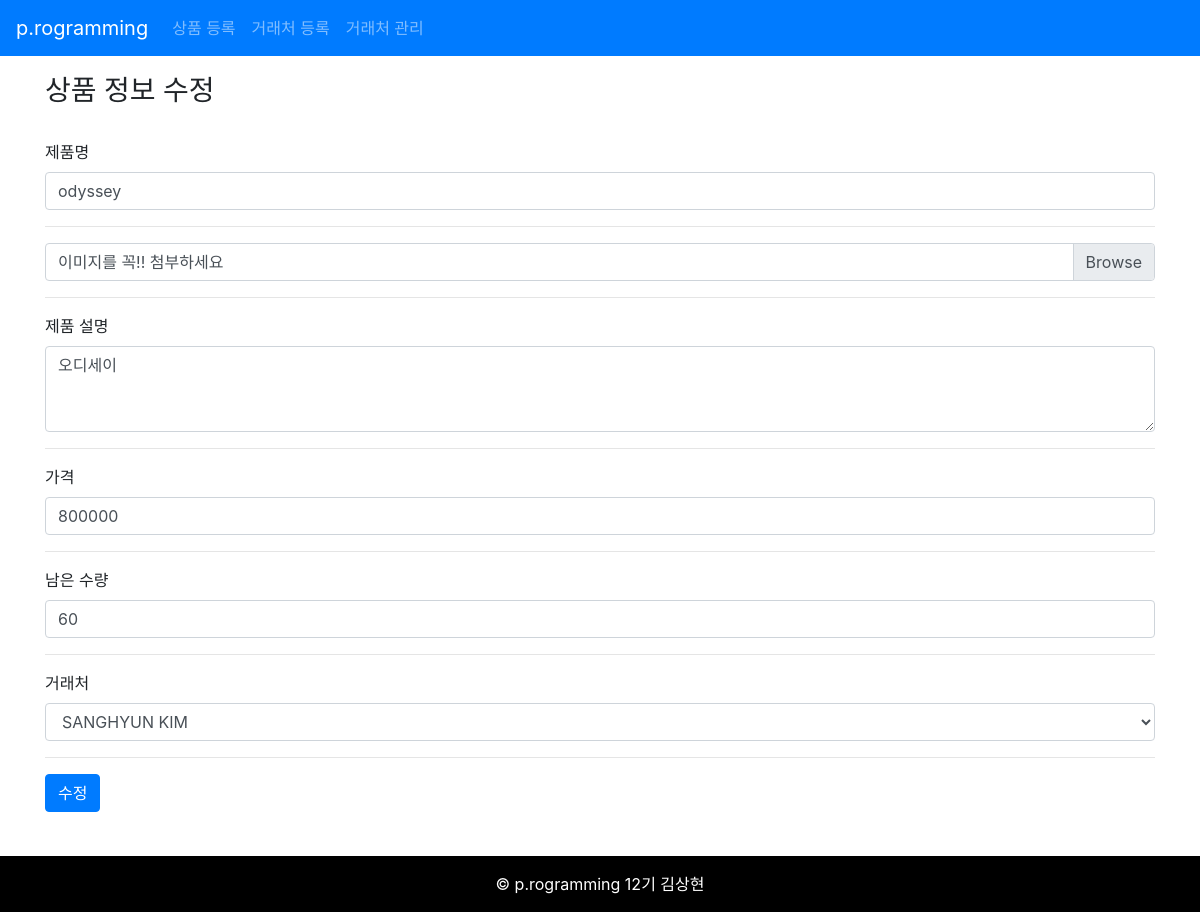
The app's page /20/modify/, older data.
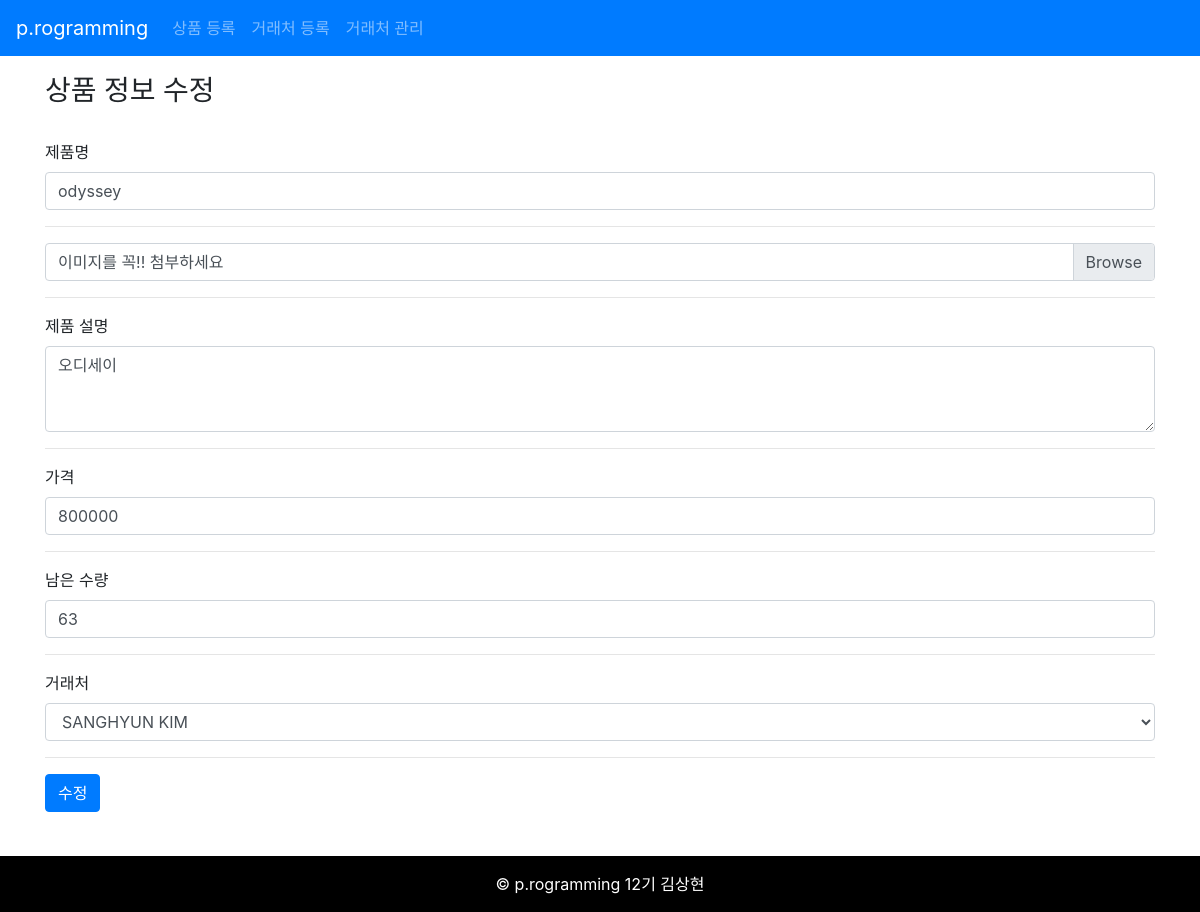
The same page, newer data.
### products/models.py (models this page shows, shortened)
class Product(models.Model):
    name = models.CharField(max_length=20, verbose_name='제품명')
    image = models.ImageField(blank=True)
    detail = models.TextField(blank=True)
    price = models.PositiveIntegerField(default=0)
    remaining = models.PositiveIntegerField(default=0)
    seller = models.ForeignKey(Seller, on_delete=models.CASCADE)

### products/views.py (the view)
# urls.py: path('<int:pk>/modify/', products_modify, name='products-modify'),
def products_modify(request, pk):
    product = Product.objects.get(pk=pk)
    sellers = Seller.objects.all()
    data = {
        'product': product,
        'sellers': sellers
    }
    if request.method == 'POST':
        name = request.POST.get('name', None)
        image = request.FILES.get('image', None)
        detail = request.POST.get('detail', None)
        price = request.POST.get('price', None)
        remaining = request.POST.get('remaining', None)
        seller = request.POST.get('seller', None)
        if image:
            Product.objects.filter(pk=pk).update(
            name = name,
            image = image,
            detail = detail,
            price = price,
            remaining = remaining,
            seller = Seller.objects.get(pk=seller)
            )
            return redirect(reverse('products-list'))
        else:
            return render(request, 'products_modify.html', data)
    elif request.method == 'GET':
        return render(request, 'products_modify.html', data)

### products/models.py (called while the page is built)
    def __str__(self):
        return self.name

### products/templates/products_modify.html (shortened to what this page needs)
{% extends 'base.html' %}
{% block content %}
    <h3>상품 정보 수정</h3>
    <br>
    <form action="{% url 'products-modify' product.id %}" method="POST" enctype="multipart/form-data">
        <div class="form-group">
            <label for="name">제품명</label>
            <input type="text" class="form-control" name='name' id="name" value="{{ product.name }}">
        </div>
        <hr>
        <div class="custom-file">
            <label for="image" class="custom-file-label">이미지를 꼭!! 첨부하세요</label>
        </div>
        <hr>
        <div class="form-group">
            <label for="detail">제품 설명</label>
            <textarea class="form-control" name='detail' id="detail" rows="3">{{ product.detail }}</textarea>
        </div>
        <hr>
        <div class="form-group">
            <label for="price">가격</label>
            <input type="text" class="form-control" name='price' id="price" value="{{ product.price }}">
        </div>
        <hr>
        <div class="form-group">
            <label for="remaining">남은 수량</label>
            <input type="text" class="form-control" name='remaining' id="remaining" value="{{ product.remaining }}">
        </div>
        <hr>
        <div class="form-group">
            <label for="seller">거래처</label>
            <select class="form-control" name='seller' id="seller">
                {% for seller in sellers %}
                   <option value="{{ seller.id }}">{{ seller }}</option>
                {% endfor %}
            </select>
        </div>
        <hr>
        <button class='btn btn-primary' type="submit">수정</button>
    </form>
{% endblock %}

Row changes from the older to the newer data that the page shows:
changed Product "odyssey": remaining "60" → "63"
